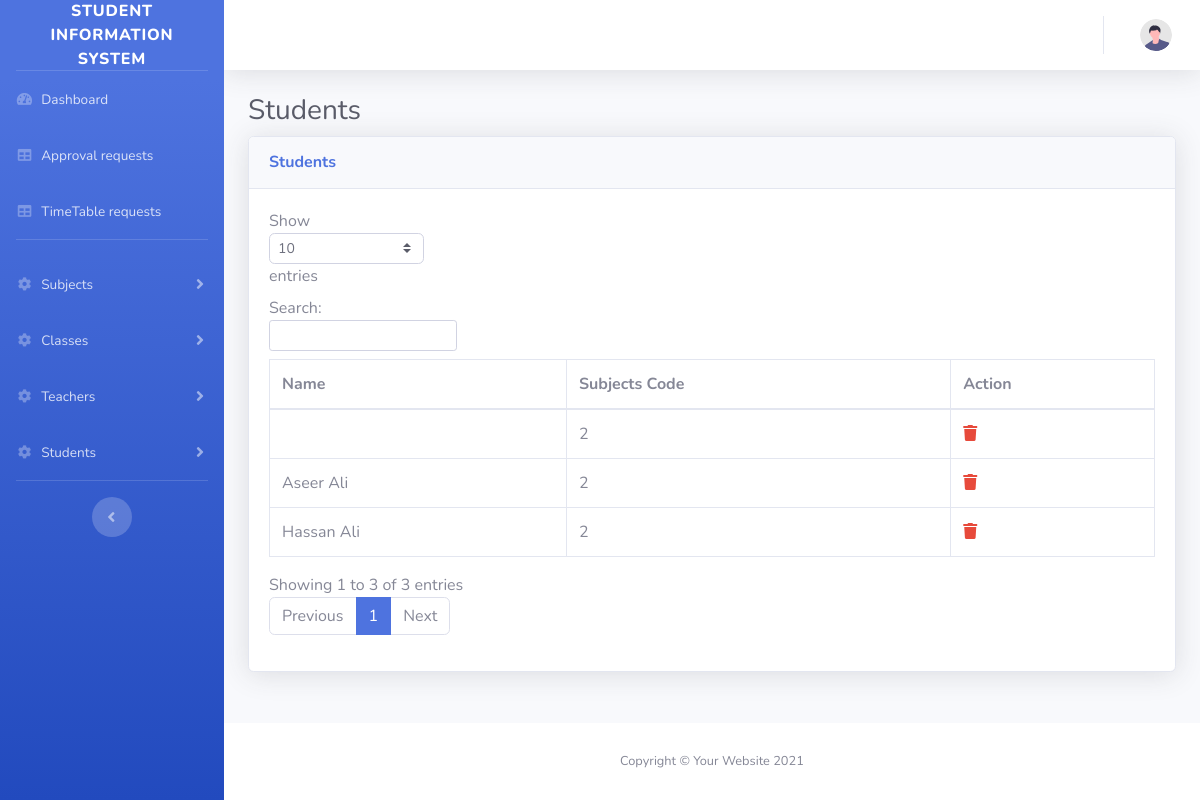
The app's page /index.php/admin/students, older data.
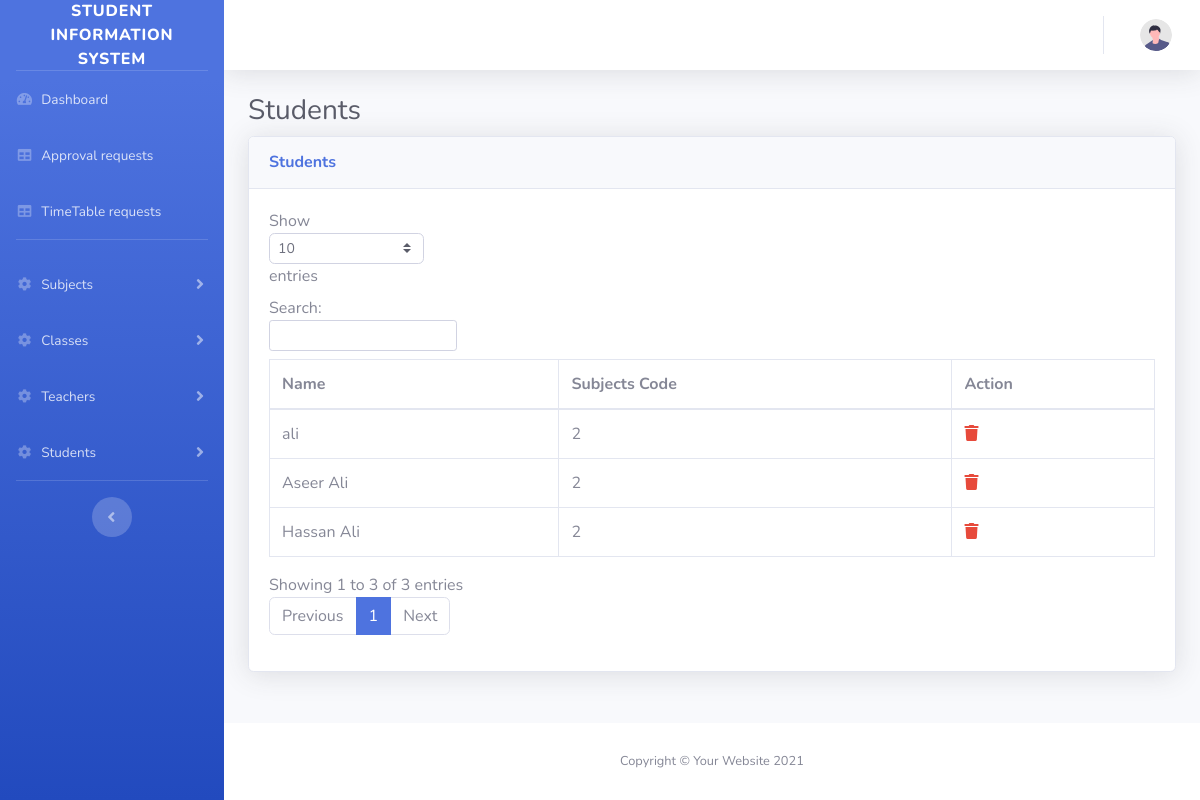
The same page, newer data.
### tables this page shows
CREATE TABLE `users` (
  `id` int(11) NOT NULL,
  `first_name` text NOT NULL,
  `last_name` text NOT NULL,
  `address` text NOT NULL,
  `status` tinyint(4) NOT NULL COMMENT '0 = not approved, 1 = approved',
  `role` tinyint(4) NOT NULL COMMENT '0 = admin, 1= teacher, 2= student, 3= parent',
  `email` text NOT NULL,
  `password` text NOT NULL,
  `created_at` timestamp NOT NULL DEFAULT current_timestamp(),
  `city` text NOT NULL,
  `phone` text NOT NULL,
  `salary` text NOT NULL,
  `cnic` text NOT NULL,
  `fee` text NOT NULL
);

### application/controllers/Admin.php (called while the page is built, shortened)
<?php
class Admin extends CI_Controller{
    function __construct(){
        $this->load->helper('common_helper');
        $this->load->model('admin_model');
        $this->load->model('teacher_model');
    }
    public function students(){
        $students = $this->admin_model->get_users(['role' => STUDENT]);
        $data['students'] = ($students ? $students : '');
        $this->load->view('students/student-listing', $data);
    }
}

### index.php (called while the page is built, shortened)
<?php
require_once BASEPATH.'core/CodeIgniter.php';

### application/models/Admin_model.php (called while the page is built, shortened)
<?php
class Admin_model extends CI_Model{
    function get_users($where = false){
        if($where){
            $this->db->where($where);
        }
        $res = $this->db->get('users');
        if($res->num_rows() > 0){
            return $res->result();
        }else{
            return false;
        }
    }
}

### application/views/students/student-listing.php (the view, shortened to what this page needs)
<h1 class="h3 mb-2 text-gray-800">Students</h1>
<div class="card shadow mb-4">
    <div class="card-header py-3">
        <h6 class="m-0 font-weight-bold text-primary">Students</h6>
    </div>
    <div class="card-body">
        <div class="table-responsive">
            <table class="table table-bordered" id="dataTable" width="100%" cellspacing="0">
                <thead>
                    <tr>
                        <th>Name</th>
                        <th>Subjects Code</th>
                        <th>Action</th>
                    </tr>
                </thead>
                <tbody>
                    <?php if($students): foreach($students as $k => $v): ?>
                        <tr>
                            <td><?= $v->first_name ?> <?= $v->last_name ?></td>
                            <td><?= $v->role ?></td>
                            <td><a class='text-danger' href="#"><i class="fa fa-trash"></i></a></td>
                        </tr>
                    <?php endforeach; endif; ?>
                </tbody>
            </table>
        </div>
    </div>
</div>

Row changes from the older to the newer data that the page shows:
changed users: first_name (not shown) → "ali"
